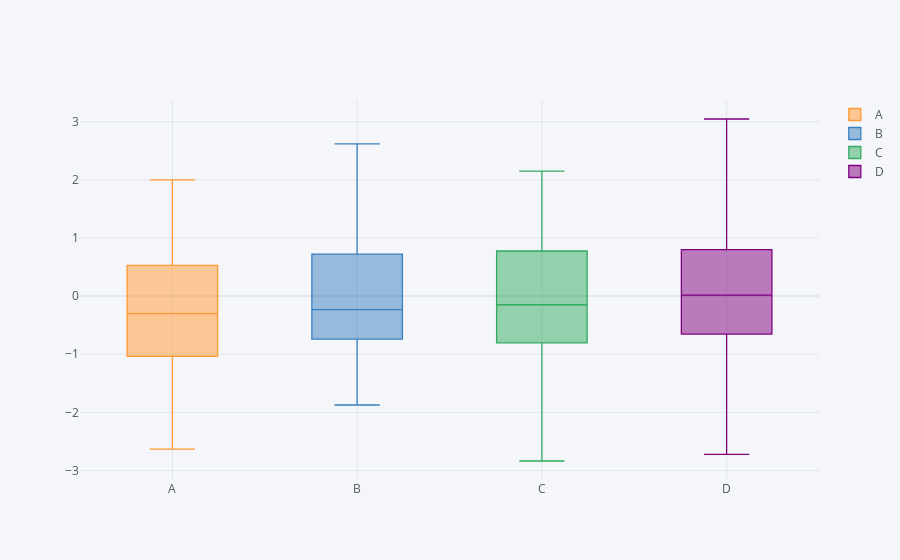

Write notebook code for a chart like this one.
### Markdown cell above
## Boxplots

### Code cell
df.iplot(kind='box')
